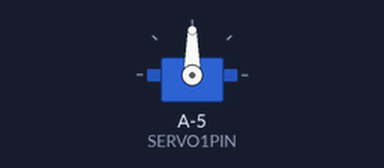
Bench run of a sketch on a simulated ATtiny85, built with avr-gcc and run on an emulated ATtiny85. Parts: servo.

Above: at 0.1 s.
Timing chart, 0 to 40.0 s (numbered marks = the images above):
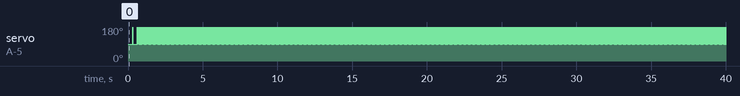

Measured:
- by itself, servo on A-5 (SERVO1PIN): goes 180° 0.02 s, 90° 0.29 s, 1306 × (180° 0.02 s, 90° 0.02 s), 180° 0.02 s, then 90°

The sketch:

Servo.ino
```cpp
#include <Adafruit_SoftServo.h>  // SoftwareServo (works on non PWM pins)

#define SERVO1PIN 9   // Servo control line (orange) on Trinket Pin #0


Adafruit_SoftServo myServo1, myServo2;  //create TWO servo objects

void setup() {
  // Set up the interrupt that will refresh the servo for us automagically
  OCR0A = 0xAF;            // any number is OK
  TIMSK |= _BV(OCIE0A);    // Turn on the compare interrupt (below!)

  myServo1.attach(SERVO1PIN);   // Attach the servo to pin 0 on Trinket
  myServo1.write(90);           // Tell servo to go to position per quirk
  delay(15);                    // Wait 15ms for the servo to reach the position
}

void loop()  {
  myServo1.write(90);                    // tell servo to go to position

  delay(15);                              // waits 15ms for the servo to reach the position
   myServo1.write(180);                    // tell servo to go to position

  delay(15);
}

// We'll take advantage of the built in millis() timer that goes off
// to keep track of time, and refresh the servo every 20 milliseconds
// The SIGNAL(TIMER0_COMPA_vect) function is the interrupt that will be
// Called by the microcontroller every 2 milliseconds
volatile uint8_t counter = 0;
SIGNAL(TIMER0_COMPA_vect) {
  // this gets called every 2 milliseconds
  counter += 2;
  // every 20 milliseconds, refresh the servos!
  if (counter >= 20) {
    counter = 0;
    myServo1.refresh();
  }
}
```
